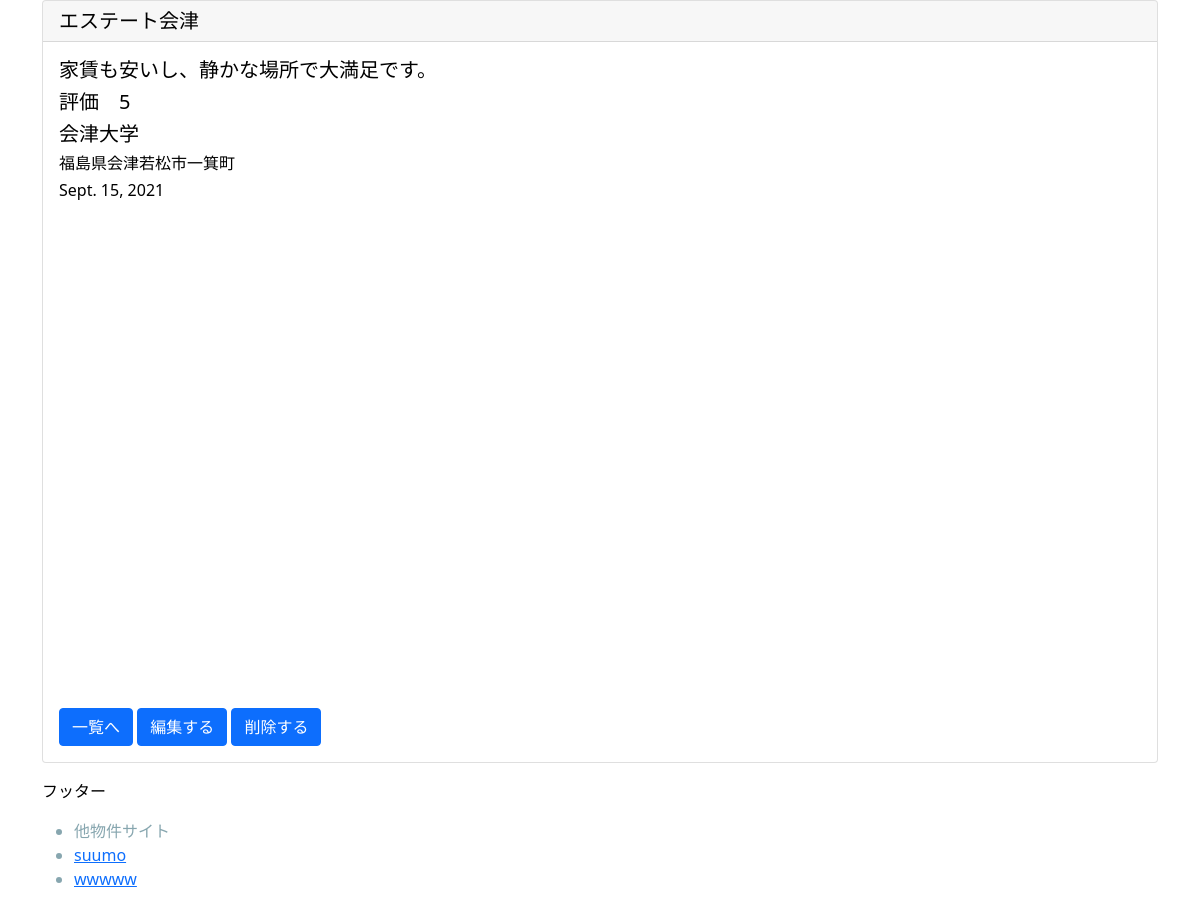
Screenshot of /detail/12/ with the database file from the repository.
### propertypost/models.py (models this page shows, shortened)
class PropertyModel(models.Model):
    property_name = models.CharField(max_length=100)
    school_name = models.CharField(max_length=100)
    content = models.TextField()
    postdate = models.DateField(auto_now_add=True)
    evaluation = models.CharField(
        max_length = 50,
        choices = CATEGORY
    )
    address = models.TextField()

### propertypost/views.py (the view)
# urls.py: path('detail/<int:pk>/', PropertyDetail.as_view(), name = 'detail'),
class PropertyDetail(DetailView):
    template_name = 'detail.html'
    model = PropertyModel

### templates/detail.html (shortened to what this page needs)
{% extends 'base.html' %}
{% block content %}
<div class = 'container'>
    <div class="card">
        <h5 class="card-header">{{object.property_name}}</h5>
        <div class="card-body">
            <h5 class="card-title">{{object.content}}</h5>
            <h5 class="card-title">評価　{{object.evaluation}}</h5>
            <h5 class="card-title">{{object.school_name}}</h5>
            <h6 class="card-title">{{object.address}}</h6>
            <h6 class="card-title">{{object.postdate}}</h6>
            <div id="target"></div>
</body>
</html>
            <a href="{% url 'list' %}" class="btn btn-primary">一覧へ</a>
            <a href="{% url 'update' object.pk %}" class="btn btn-primary">編集する</a>
            <a href="{% url 'delete' object.pk %}" class="btn btn-primary">削除する</a>
{% endblock content %}

### static/css/styles.css (style rules this page uses)
#target { width: 550px; height: 500px; }
body { color:black; }

### rows the page displays
PropertyModel: property_name "エステート会津", content "家賃も安いし、静かな場所で大満足です。", evaluation "5", school_name "会津大学", address "福島県会津若松市一箕町", postdate "Sept. 15, 2021"
